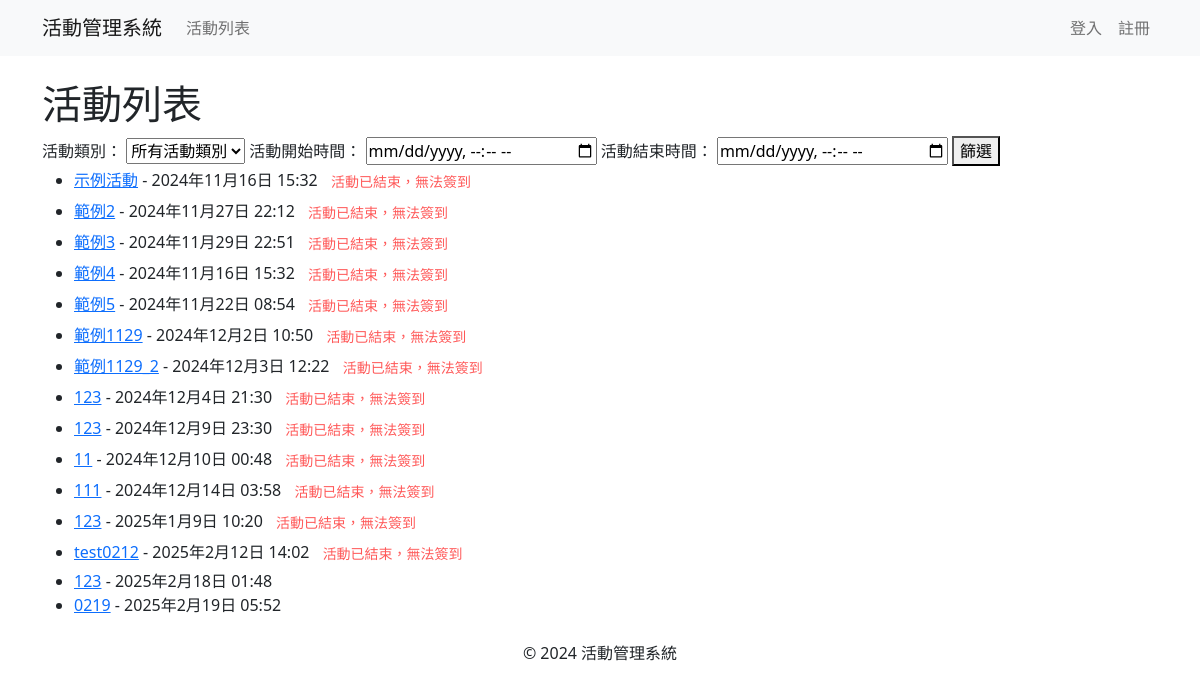
/events/, run on an earlier commit of the app's database.
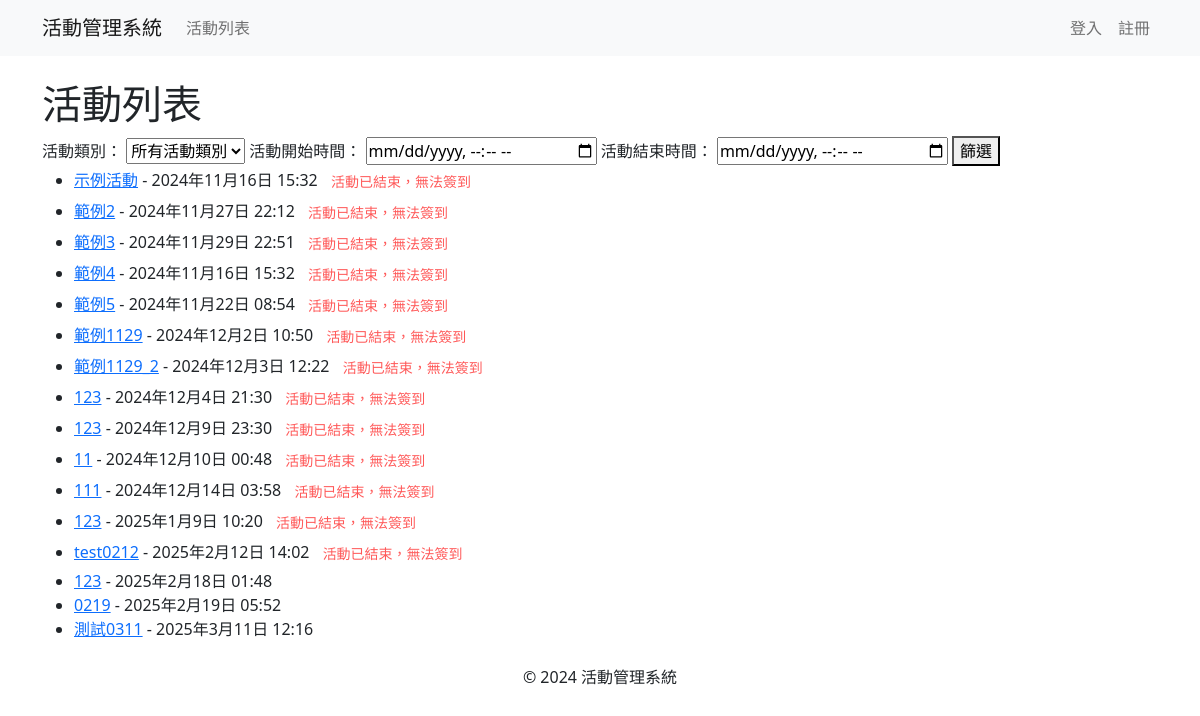
And on a later commit of the database.
### events/models.py (models this page shows, shortened)
class Event(models.Model):
    ACTIVITY_TYPES = [
        ('lecture', '講座'),
        ('seminar', '研討會'),
    ]
    STATUS_CHOICES = [
        ('open', '報名中'),
        ('closed', '報名截止'),
        ('not_open', '尚未開放報名'),
    ]
    name = models.CharField(max_length=200)
    description = models.TextField()
    event_time = models.DateTimeField()
    end_time = models.DateTimeField()
    location = models.CharField(max_length=200)
    capacity_limit = models.PositiveIntegerField()
    registration_start = models.DateTimeField()
    registration_end = models.DateTimeField()
    activity_type = models.CharField(max_length=20, choices=ACTIVITY_TYPES)
    status = models.CharField(max_length=20, choices=STATUS_CHOICES, default='not_open')
    published_time = models.DateTimeField(auto_now_add=True)
    updated_time = models.DateTimeField(auto_now=True)
    poster = models.ImageField(upload_to='posters/', blank=True, null=True)
    language = models.CharField(max_length=100, blank=True, null=True)

### events/views.py (the view)
# urls.py: path('', views.event_list, name='event_list'),
def event_list(request):
    events = Event.objects.all()
    return render(request, 'events/event_list.html', {
        'events': events,
        'now': now(),
    })

### templates/events/event_list.html (shortened to what this page needs)
{% extends 'base.html' %}
{% block content %}
    <h1>活動列表</h1>
    <form method="get" action="{% url 'event_list' %}">
        <label for="activity_type">活動類別：</label>
        <select name="activity_type" id="activity_type">
            <option value="">所有活動類別</option>
        </select>
        <label for="start_time">活動開始時間：</label>
        <input type="datetime-local" name="start_time" id="start_time" value="{{ request.GET.start_time }}">
        <label for="end_time">活動結束時間：</label>
        <input type="datetime-local" name="end_time" id="end_time" value="{{ request.GET.end_time }}">
        <button type="submit">篩選</button>
    </form>
    <ul>
        {% for event in events %}
            <li>
                <a href="{% url 'event_detail' event.id %}">{{ event.name }}</a> - {{ event.event_time }}
                {% if event.end_time <= now %}
                    <button type="button" class="btn btn-sm btn-sm " style="color: red;"  disabled>活動已結束，無法簽到</button>
                {% endif %}
            </li>
        {% empty %}
            <li>目前沒有活動。</li>
        {% endfor %}
    </ul>
{% endblock %}

What changed in the data, as far as the page shows it:
added Event: name "測試0311", event_time "2025年3月11日 12:16"
